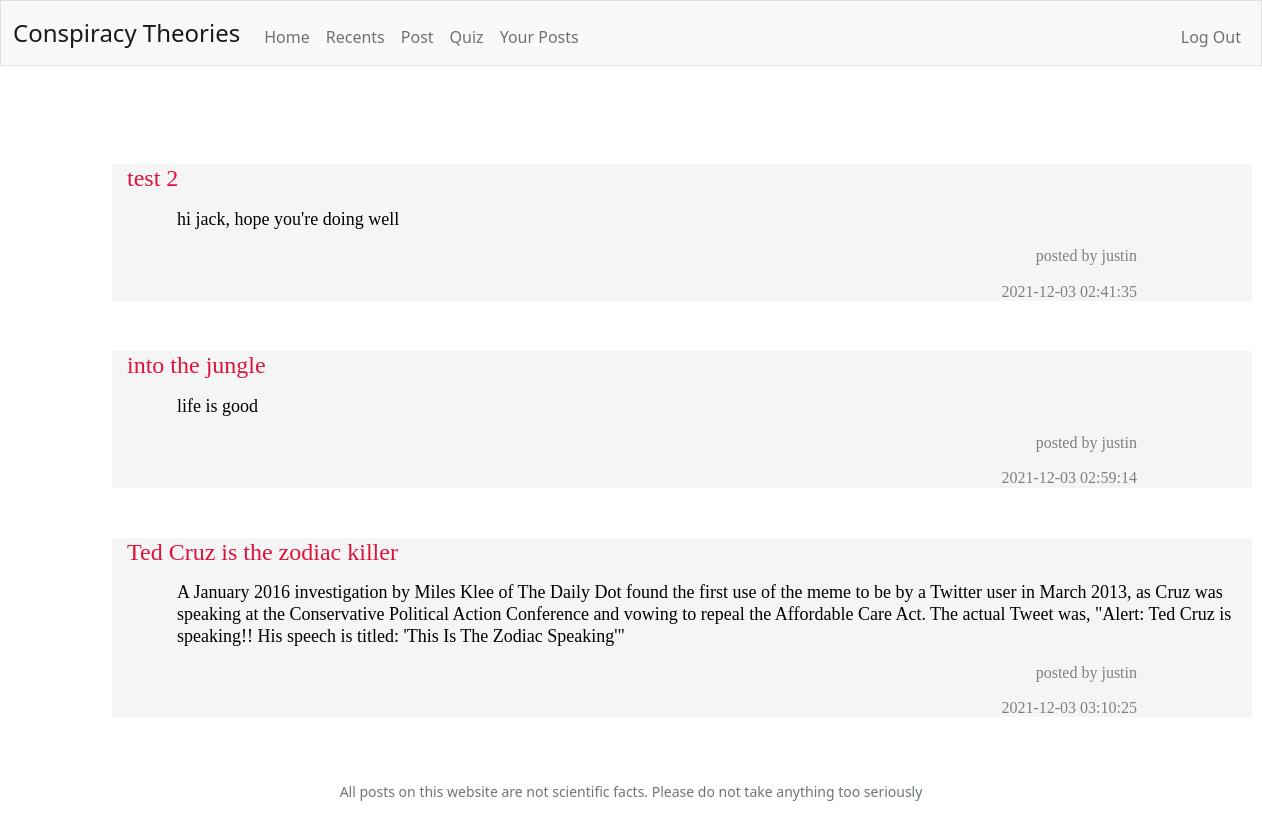
The app's page /your-posts (signed in) with its own data.
### tables this page shows
CREATE TABLE 'theories' ('name' TEXT, 'user' TEXT, 'content' TEXT, 'upvotes' INTEGER DEFAULT 0 , 'downvotes' INTEGER DEFAULT 0 , date TEXT, id INTEGER);

### app.py (the view)
@app.route("/your-posts")
@login_required
def history():
    pastTheories = db.execute("SELECT * FROM theories WHERE id = ?", session["user_id"])
    return render_template("history.html", pastTheories=pastTheories)

### app.py (called while the page is built)
@app.after_request
def after_request(response):
    response.headers["Cache-Control"] = "no-cache, no-store, must-revalidate"
    response.headers["Expires"] = 0
    response.headers["Pragma"] = "no-cache"
    return response

### helpers.py (called while the page is built)
def login_required(f):
    @wraps(f)
    def decorated_function(*args, **kwargs):
        if session.get("user_id") is None:
            return redirect("/login")
        return f(*args, **kwargs)
    return decorated_function

### templates/history.html (shortened to what this page needs)
<!DOCTYPE html>
<html lang="en">
    <head>
        <link href="https://cdn.jsdelivr.net/npm/bootstrap@5.1.3/dist/css/bootstrap.min.css" rel="stylesheet">
        <link href="/static/styles.css" rel="stylesheet">
    </head>
    <body>
        <nav class="bg-light border navbar navbar-expand-md navbar-light">
            <div class="container-fluid">
                <a class="navbar-brand" href="/">Conspiracy Theories</a>
                <div class="collapse navbar-collapse" id="navbar">
                    {% if session["user_id"] %}
                        <ul class="navbar-nav me-auto mt-2">
                            <li class="nav-item"><a class="nav-link" href="/">Home</a></li>
                            <li class="nav-item"><a class="nav-link" href="/recents">Recents</a></li>
                            <li class="nav-item"><a class="nav-link" href="/post">Post</a></li>
                            <li class="nav-item"><a class="nav-link" href="/quiz">Quiz</a></li>
                            <li class="nav-item"><a class="nav-link" href="/your-posts">Your Posts</a></li>
                        </ul>
                        <ul class="navbar-nav ms-auto mt-2">
                            <li class="nav-item"><a class="nav-link" href="/logout">Log Out</a></li>
                        </ul>
                    {% else %}
                        <ul class="navbar-nav ms-auto mt-2">
                            <li class="nav-item"><a class="nav-link" href="/register">Register</a></li>
                            <li class="nav-item"><a class="nav-link" href="/login">Log In</a></li>
                        </ul>
                    {% endif %}
                </div>
            </div>
        </nav>
        <main class="container-fluid py-5 text-center">
            {% block main %}
                {% for post in pastTheories %}
                <div class="container grey">
                    <h1 class="leftAlign crimson">{{ post.name }}</p>
                    <p class="paragraph black">{{ post.content }}</p>
                    <p class="author darkgrey">posted by {{ post.user }}</p>
                    <p class="author darkgrey">{{ post.date }}</p>
                </div>
                {% endfor %}
            {% endblock %}
        </main>
        <footer class="mb-5 small text-center text-muted">
            All posts on this website are not scientific facts. Please do not take anything too seriously
        </footer>
    </body>
</html>

### static/styles.css (style rules this page uses)
nav .navbar-brand { font-size: x-large; }
.container { margin-left: 100px; margin-right: 100px; padding-left: 15px; padding-right: 15px; font-family: "Comic Sans MS", "Comic Sans", cursive; }
.author { text-align: right; font-size: medium; font-family: "Comic Sans MS", "Comic Sans", cursive; margin-right: 100px; }
.crimson { color: #DC143C; }
.paragraph { text-align: left; font-size: large; font-family: "Comic Sans MS", "Comic Sans", cursive; margin-left: 50px; }
.leftAlign { text-align: left; font-size: x-large; margin-top: 50px; font-family: "Comic Sans MS", "Comic Sans", cursive; }
.grey { background-color: #F5F5F5; }
.black { color:#000000 }
.darkgrey { color:#808080 }

### records on screen
theories: name "test 2", content "hi jack, hope you're doing well", user "justin", date "2021-12-03 02:41:35"
theories: name "into the jungle", content "life is good", user "justin", date "2021-12-03 02:59:14"
theories: name "Ted Cruz is the zodiac killer", content "A January 2016 investigation by Miles Klee of The Daily Dot found the first use of the meme to be by a Twitter user in March 2013, as Cruz was speaking at the Conservative Political Action Conference and vowing to repeal the Affordable Care Act. The actual Tweet was, \"Alert: Ted Cruz is speaking!! His speech is titled: 'This Is The Zodiac Speaking'\"", user "justin", date "2021-12-03 03:10:25"
